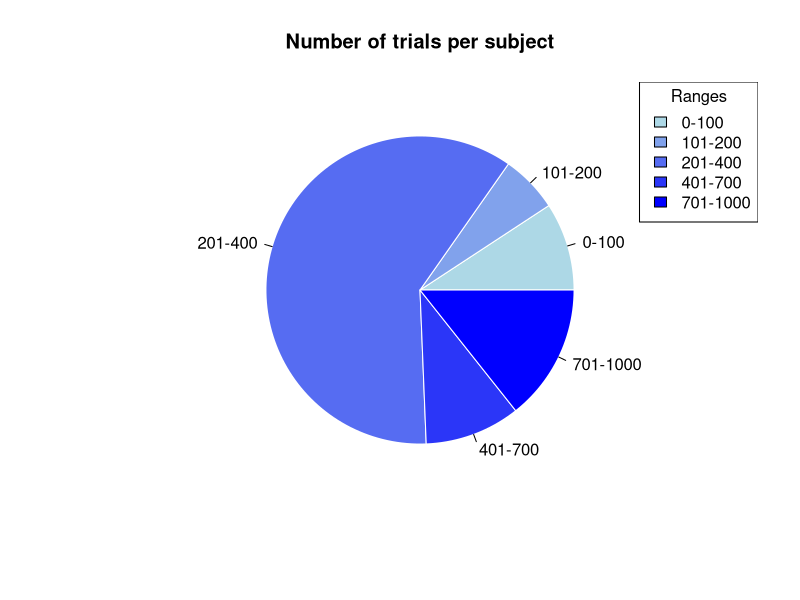
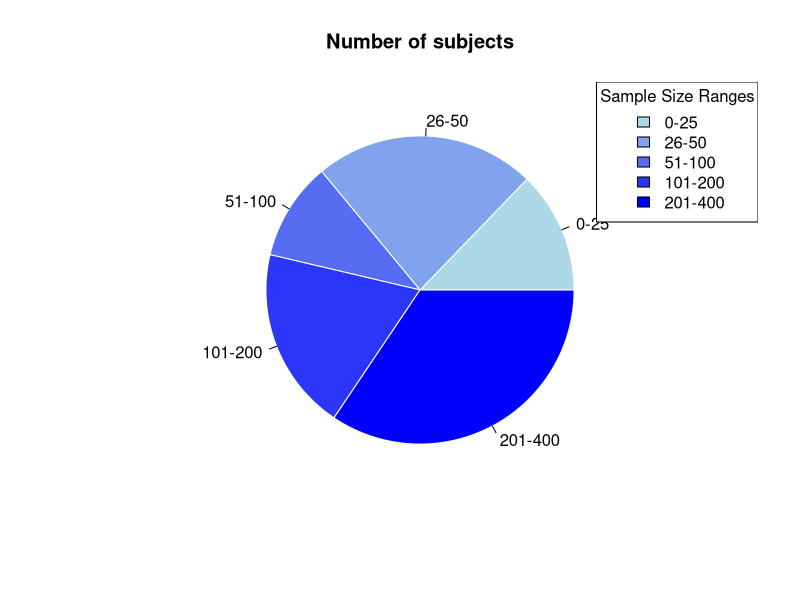
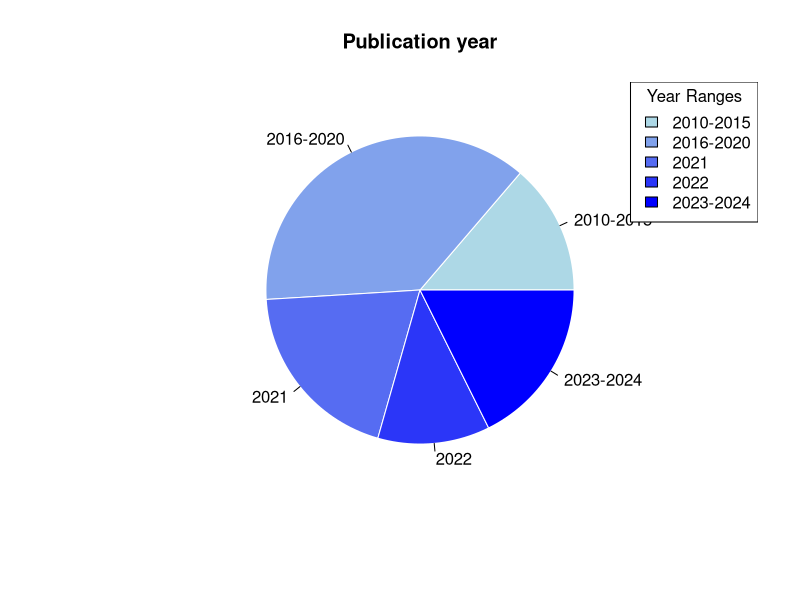

The R script that drew these images, in order: (Note: this script raises an error after producing the figures.)
## ---- chunk 1
# Number of trials per subject
# 1. 创建数据框
data <- data.frame(
  Paper = c("P5", "P5", "P5", "P5", "P6", "P20", "P34", "P45", "P46", "P51", 
            "P51", "P54", "P95", "P95", "Pn4", "Pn4", "Pn13", "Pn13", "Pn13", 
            "Pn13", "Pn14", "Pn14", "Pn14", "Pn16", "Pn16", "Pn16", "Pn23", 
            "Ps1", "Ps2", "Ps3", "Ps4", "Ps4", "Ps5", "Ps5", "Ps5", "Ps5", 
            "Pt1", "Pt2", "Pt3", "Pt5", "Pt6", "Pt6", "Pt7", "Pt9", "Pt9", 
            "Pt9", "Pt10", "Pt13", "Pt18", "Pt27", "Pt28"),
  Formal_Trials = c(96, 96, 96, 80, 240, 312, 100, 960, 192, 144, 
                    100, 144, 672, 672, 360, 360, 360, 360, 360, 
                    360, 128, 240, 240, 200, 400, 400, 360, 64, 
                    90, 40, 40, 40, 60, 60, 60, 60, 240, 60, 360, 
                    300, 240, 240, 360, 360, 360, 360, 96, 320, 960, 240, 360)
)

# 2. 定义区间
bins <- c(0, 100, 200, 400, 700, 1000)  # 定义五个范围
labels <- c("0-100", "101-200", "201-400", "401-700", "701-1000")

# 3. 将Formal_Trials数据按范围分组
data$Range <- cut(data$Formal_Trials, breaks = bins, labels = labels, right = TRUE)

# 4. 按范围汇总总数
library(dplyr)
trial_range_summary <- data %>%
  group_by(Range) %>%
  summarise(Total_Trials = sum(Formal_Trials))

# 5. 定义渐变颜色
colors <- colorRampPalette(c("lightblue", "blue"))(length(trial_range_summary$Range))

# 6. 绘制饼图
pie(trial_range_summary$Total_Trials, 
    labels = trial_range_summary$Range, 
    main = "Number of trials per subject",
    col = colors,  # 使用渐变色
    border = "white")  # 设置白色边框

# 添加图例
legend("topright", 
       legend = trial_range_summary$Range, 
       fill = colors, 
       title = "Ranges")

## ---- chunk 2
# 1. 创建数据框
data <- data.frame(
  Paper = c("P5", "P5", "P5", "P5", "P6", "P20", "P34", "P45", "P46", "P51", 
            "P51", "P54", "P95", "P95", "Pn4", "Pn4", "Pn13", "Pn13", "Pn13", 
            "Pn13", "Pn14", "Pn14", "Pn14", "Pn16", "Pn16", "Pn16", "Pn23", 
            "Ps1", "Ps2", "Ps3", "Ps4", "Ps4", "Ps5", "Ps5", "Ps5", "Ps5", 
            "Pt1", "Pt2", "Pt3", "Pt5", "Pt6", "Pt6", "Pt7", "Pt9", "Pt9", 
            "Pt9", "Pt10", "Pt13", "Pt18", "Pt27", "Pt28"),
  Sample_Size = c(28, 28, 28, 40, 92, 46, 31, 40, 56, 26, 
                  26, 103, 19, 20, 30, 30, 13, 27, 27, 26, 
                  38, 33, 36, 20, 24, 25, 105, 302, 23, 
                  24, 20, 21, 24, 18, 22, 20, 40, 144, 109, 
                  40, 30, 104, 328, 23, 21, 18, 380, 84, 20, 32, 70)
)

# 2. 定义区间
bins <- c(0, 25, 50, 100, 200, 400)  # 定义五个范围
labels <- c("0-25", "26-50", "51-100", "101-200", "201-400")

# 3. 将Sample_Size数据按范围分组
data$Range <- cut(data$Sample_Size, breaks = bins, labels = labels, right = TRUE)

# 4. 按范围汇总每个区间的被试总数
library(dplyr)
subject_summary <- data %>%
  group_by(Range) %>%
  summarise(Total_Subjects = sum(Sample_Size))

# 5. 定义渐变颜色（保持前面的颜色风格）
colors <- colorRampPalette(c("lightblue", "blue"))(length(subject_summary$Range))

# 6. 绘制饼图
pie(subject_summary$Total_Subjects, 
    labels = subject_summary$Range, 
    main = "Number of subjects",
    col = colors,  # 使用渐变色
    border = "white")  # 设置白色边框

# 添加图例
legend("topright", 
       legend = subject_summary$Range, 
       fill = colors, 
       title = "Sample Size Ranges")


## ---- chunk 3
# 1. 创建数据框
data <- data.frame(
  Paper = c("P5", "P5", "P5", "P5", "P6", "P20", "P34", "P45", "P46", "P51", 
            "P51", "P54", "P95", "P95", "Pn4", "Pn4", "Pn13", "Pn13", "Pn13", 
            "Pn13", "Pn14", "Pn14", "Pn14", "Pn16", "Pn16", "Pn16", "Pn23", 
            "Ps1", "Ps2", "Ps3", "Ps4", "Ps4", "Ps5", "Ps5", "Ps5", "Ps5", 
            "Pt1", "Pt2", "Pt3", "Pt5", "Pt6", "Pt6", "Pt7", "Pt9", "Pt9", 
            "Pt9", "Pt10", "Pt13", "Pt18", "Pt27", "Pt28"),
  Year = c(2019, 2019, 2019, 2019, 2020, 2020, 2020, 2021, 2020, 2020, 
           2020, 2019, 2018, 2018, 2021, 2021, 2021, 2021, 2021, 2021, 
           2020, 2020, 2020, 2022, 2022, 2022, 2021, 2023, 2023, 2014, 
           2015, 2015, 2014, 2014, 2014, 2014, 2023, 2023, 2021, 2023, 
           2022, 2022, 2022, 2020, 2020, 2020, 2023, 2021, 2023, 2024, 2024)
)

# 2. 定义年份区间
bins <- c(2010, 2015, 2020, 2021, 2022, 2024)  # 定义五个年份范围
labels <- c("2010-2015", "2016-2020", "2021", "2022", "2023-2024")

# 3. 将Year数据按范围分组
data$Year_Range <- cut(data$Year, breaks = bins, labels = labels, right = TRUE)

# 4. 按年份区间汇总每个区间的文章数量
library(dplyr)
year_summary <- data %>%
  group_by(Year_Range) %>%
  summarise(Total_Papers = n())

# 5. 定义渐变颜色（保持前面的颜色风格）
colors <- colorRampPalette(c("lightblue", "blue"))(length(year_summary$Year_Range))

# 6. 绘制饼图
pie(year_summary$Total_Papers, 
    labels = year_summary$Year_Range, 
    main = "Publication year",
    col = colors,  # 使用渐变色
    border = "white")  # 设置白色边框

# 添加图例
legend("topright", 
       legend = year_summary$Year_Range, 
       fill = colors, 
       title = "Year Ranges")


## ---- chunk 4
# 加载必要的库
library(dplyr)
library(ggplot2)

# 假设 df 是一个包含文章数据的列表，其中每个元素都是一个数据框
# df 是一个列表，df[[n]] 是第 n 篇文章，里面包含数据

# 定义一些变量来存储统计信息
all_data <- data.frame()  # 用于存储所有文章的人口统计学和 RT 数据
gender_count_list <- list()  # 存储每篇文章的性别统计信息
age_data <- c()  # 存储所有年龄信息

# 性别统一化函数
standardize_gender <- function(gender) {
  gender <- tolower(gender)  # 转换为小写
  if (gender %in% c("1", "m", "M", "Mann", "Hombre", "male", "Male")) {
    return("Male")
  } else if (gender %in% c("2", "f", "F", "Frau", "Mujer", "female", "Female")) {
    return("Female")
  } else {
    return("Others")
  }
}

# 遍历每篇文章的数据
for (i in 1:length(df)) {
  article_data <- df[[i]]  # 获取每篇文章的数据
  
  # 只选择我们关心的列，如 Subject、Gender、Age 和 RT_ms，其他的列忽略
  article_data_filtered <- article_data %>%
    select(any_of(c("Subject", "Gender", "Age", "RT_ms")))  # 只选择这些列，如果不存在则忽略
  
  # 确保 Subject 列为字符类型，Gender 列为字符类型，Age 列统一为数值类型
  if ("Subject" %in% colnames(article_data_filtered)) {
    article_data_filtered$Subject <- as.character(article_data_filtered$Subject)
  }
  
  if ("Gender" %in% colnames(article_data_filtered)) {
    article_data_filtered$Gender <- as.character(article_data_filtered$Gender)
    article_data_filtered$Gender <- sapply(article_data_filtered$Gender, standardize_gender)  # 统一化性别变量
  }
  
  if ("Age" %in% colnames(article_data_filtered)) {
    article_data_filtered$Age <- as.numeric(as.character(article_data_filtered$Age))
  }
  
  # 为每篇文章中的被试编号添加文章索引前缀，使每个被试编号在全局范围内唯一
  article_data_filtered <- article_data_filtered %>%
    mutate(Subject = paste0("Article", i, "_", Subject))
  
  # 统计性别
  if ("Gender" %in% colnames(article_data_filtered)) {
    current_gender_count <- table(article_data_filtered$Gender)
    gender_count_list[[i]] <- current_gender_count
  }
  
  # 收集年龄数据
  if ("Age" %in% colnames(article_data_filtered)) {
    age_data <- c(age_data, article_data_filtered$Age)
  }
  
  # 将每篇文章的数据合并，只合并过滤后的数据
  all_data <- bind_rows(all_data, article_data_filtered)
}

# 合并所有文章的性别统计
gender_count <- Reduce(`+`, gender_count_list, init = table(factor(levels = unique(unlist(lapply(gender_count_list, names))))))

# 人口统计学描述
total_subjects <- nrow(all_data)  # 被试总人数
male_count <- sum(all_data$Gender == "Male", na.rm = TRUE)  # 男性数量
female_count <- sum(all_data$Gender == "Female", na.rm = TRUE)  # 女性数量
avg_age <- mean(age_data, na.rm = TRUE)  # 平均年龄

# 输出人口统计学信息
cat("总被试量: ", total_subjects, "\n")
cat("男性数量: ", male_count, "\n")
cat("女性数量: ", female_count, "\n")
cat("平均年龄: ", avg_age, "\n")

# 分别绘制 Age 和 RT_ms 的散点图

# 绘制 Age 的散点图，X 轴为 Subject，Y 轴为 Age
ggplot(all_data, aes(x = Subject, y = Age, color = Gender)) +
  geom_point(alpha = 0.7) +
  labs(title = "Scatter Plot of Age by Subject",
       x = "Subject",
       y = "Age",
       color = "Gender") +
  theme_minimal() +
  theme(axis.text.x = element_blank())  # 隐藏 X 轴的文本

# 绘制 RT_ms 的散点图，X 轴为 Subject，Y 轴为 RT_ms
ggplot(all_data, aes(x = Subject, y = RT_ms, color = Gender)) +
  geom_point(alpha = 0.7) +
  labs(title = "Scatter Plot of RT_ms by Subject",
       x = "Subject",
       y = "RT_ms",
       color = "Gender") +
  theme_minimal() +
  theme(axis.text.x = element_blank())  # 隐藏 X 轴的文本

# 如果有 RT_ms 数据，对其进行统计
if ("RT_ms" %in% colnames(all_data)) {
  rt_summary <- summary(all_data$RT_ms)
  cat("RT_ms 描述统计: \n")
  print(rt_summary)
}

# 清理环境变量
rm(subject_df, age_data, avg_age, current_gender_count, female_count, gender_count, i, male_count, rt_summary, subject_bins, subject_distribution, total_subjects, all_data, article_data, article_data_filtered, gender_count_list)


## ---- chunk 5
library(ggplot2)
library(dplyr)
library(tidyr)

# 假设df是一个包含多篇论文数据的列表

# 1. 计算每个被试的平均ACC和RT_ms
plot_data <- lapply(df, function(data) {
  if ("Identity" %in% names(data) && "Matching" %in% names(data)) {
    data %>%
      mutate(Identity = case_when(
        Identity == "Self" ~ "Self",
        # Identity == "P1" ~ "Self",
        Identity == "Friend" ~ "Friend",
        Identity == "Close" ~ "Close",
        Identity == "Mother" ~ "Close",
        Identity == "Father" ~ "Close",
        Identity == "Familiar" ~ "Close",
        Identity == "Acquaintance" ~ "Close",
        # Identity == "P2" ~ "Close",
        TRUE ~ "Others"  # 其他归为Others
      )) %>%
      group_by(Identity, Matching) %>%
      summarise(mean_ACC = mean(ACC, na.rm = TRUE), 
                mean_RT_ms = mean(RT_ms, na.rm = TRUE), 
                .groups = "drop")
  } else {
    return(NULL)  # 如果缺少列，返回NULL
  }
})

# 合并数据用于绘图，去除NULL值
plot_df <- bind_rows(plot_data, .id = "paper") %>% na.omit()

# 散点图，绘制存在的数据
ggplot(plot_df, aes(x = mean_ACC, y = mean_RT_ms, shape = Identity)) +
  geom_point(size = 3) +
  labs(x = "平均ACC", y = "平均RT (ms)") +
  theme_minimal()

# 2. 统计每篇论文的被试量及性别
subject_counts <- lapply(df, function(data) {
  if ("Subject" %in% names(data) && "Gender" %in% names(data)) {
    data %>%
      distinct(Subject, Gender) %>%
      summarise(
        total_subjects = n_distinct(Subject),
        male_count = sum(Gender == "Male", na.rm = TRUE),
        female_count = sum(Gender == "Female", na.rm = TRUE),
        .groups = "drop"
      )
  } else {
    return(NULL)  # 如果缺少列，返回NULL
  }
})

# 转换为数据框，去除NULL值
subject_counts_df <- do.call(rbind, subject_counts) %>% na.omit()

# 输出结果
print(subject_counts_df)

## ---- chunk 6
library(ggplot2)
library(dplyr)
library(tidyr)

# 假设df是一个包含多篇论文数据的列表

# 1. 计算每个被试的平均ACC和RT_ms
plot_data <- lapply(df, function(data) {
  if ("Identity" %in% names(data) && "Matching" %in% names(data)) {
    data %>%
      mutate(Identity = case_when(
        Identity == "Self" ~ "Self",
        # Identity == "P1" ~ "Self",
        Identity == "Friend" ~ "Friend",
        Identity == "Close" ~ "Close",
        Identity == "Mother" ~ "Close",
        Identity == "Father" ~ "Close",
        Identity == "Familiar" ~ "Close",
        Identity == "Acquaintance" ~ "Close",
        # Identity == "P2" ~ "Close",
        TRUE ~ "Others"
      )) %>%
      group_by(Identity, Matching) %>%
      summarise(mean_ACC = mean(ACC, na.rm = TRUE), 
                mean_RT_ms = mean(RT_ms, na.rm = TRUE), 
                .groups = "drop")
  } else {
    return(NULL)
  }
})

# 合并数据用于绘图，去除NULL值
plot_df <- bind_rows(plot_data, .id = "paper") %>% na.omit()

# 绘制Matching条件下的散点图
ggplot(plot_df %>% filter(Matching == "Matching"), aes(x = mean_ACC, y = mean_RT_ms, shape = Identity)) +
  geom_point(size = 3) +
  labs(x = "ACC (Matching)", y = "RT (ms)") +
  theme_minimal()

# 绘制Nonmatching条件下的散点图
ggplot(plot_df %>% filter(Matching == "Nonmatching"), aes(x = mean_ACC, y = mean_RT_ms, shape = Identity)) +
  geom_point(size = 3) +
  labs(x = "ACC (Nonmatching)", y = "RT (ms)") +
  theme_minimal()

# 2. 统计每篇论文的被试量及性别
subject_counts <- lapply(df, function(data) {
  if ("Subject" %in% names(data) && "Gender" %in% names(data)) {
    data %>%
      distinct(Subject, Gender) %>%
      summarise(
        total_subjects = n_distinct(Subject),
        male_count = sum(Gender == "Male", na.rm = TRUE),
        female_count = sum(Gender == "Female", na.rm = TRUE),
        .groups = "drop"
      )
  } else {
    return(NULL)
  }
})

# 转换为数据框，去除NULL值
subject_counts_df <- do.call(rbind, subject_counts) %>% na.omit()

# 输出结果
print(subject_counts_df)

## ---- chunk 7
library(ggplot2)
library(dplyr)
library(tidyr)

# 假设df是一个包含多篇论文数据的列表

# 1. 计算每个被试的平均ACC和RT_ms
plot_data <- lapply(df, function(data) {
  if ("Identity" %in% names(data) && "Matching" %in% names(data) && "Subject" %in% names(data)) {
    data %>%
      mutate(Identity = case_when(
        Identity == "Self" ~ "Self",
        Identity == "P1" ~ "Self",
        Identity == "Friend" ~ "Friend",
        Identity == "Close" ~ "Close",
        Identity == "Mother" ~ "Close",
        Identity == "Father" ~ "Close",
        Identity == "Familiar" ~ "Close",
        Identity == "Acquaintance" ~ "Close",
        Identity == "P2" ~ "Close",
        TRUE ~ "Others"
      )) %>%
      group_by(Subject, Identity, Matching) %>%
      summarise(mean_ACC = mean(ACC, na.rm = TRUE), 
                mean_RT_ms = mean(RT_ms, na.rm = TRUE), 
                .groups = "drop")
  } else {
    return(NULL)
  }
})

# 合并数据用于绘图，去除NULL值
plot_df <- bind_rows(plot_data, .id = "paper") %>% na.omit()

# 绘制Matching条件下的散点图
ggplot(plot_df %>% filter(Matching == "Matching"), aes(x = mean_ACC, y = mean_RT_ms, shape = Identity)) +
  geom_point(size = 3) +
  labs(x = "平均ACC (Matching)", y = "平均RT (ms)") +
  theme_minimal()

# 绘制Nonmatching条件下的散点图
ggplot(plot_df %>% filter(Matching == "Nonmatching"), aes(x = mean_ACC, y = mean_RT_ms, shape = Identity)) +
  geom_point(size = 3) +
  labs(x = "平均ACC (Nonmatching)", y = "平均RT (ms)") +
  theme_minimal()

# 2. 统计每篇论文的被试量及性别
subject_counts <- lapply(df, function(data) {
  if ("Subject" %in% names(data) && "Gender" %in% names(data)) {
    data %>%
      distinct(Subject, Gender) %>%
      summarise(
        total_subjects = n_distinct(Subject),
        male_count = sum(Gender == "Male", na.rm = TRUE),
        female_count = sum(Gender == "Female", na.rm = TRUE),
        .groups = "drop"
      )
  } else {
    return(NULL)
  }
})

# 转换为数据框，去除NULL值
subject_counts_df <- do.call(rbind, subject_counts) %>% na.omit()

# 输出结果
print(subject_counts_df)

## ---- chunk 8
library(ggplot2)
library(dplyr)
library(tidyr)

# 假设df是一个包含多篇论文数据的列表

# 1. 计算每个被试的平均ACC和RT_ms
plot_data <- lapply(df, function(data) {
  if ("Identity" %in% names(data) && "Matching" %in% names(data) && "Subject" %in% names(data)) {
    data %>%
      mutate(Identity = case_when(
        Identity == "Self" ~ "Self",
        # Identity == "P1" ~ "Self",
        Identity == "Friend" ~ "Friend",
        Identity == "Close" ~ "Close",
        Identity == "Mother" ~ "Close",
        Identity == "Father" ~ "Close",
        Identity == "Familiar" ~ "Close",
        Identity == "Acquaintance" ~ "Close",
        # Identity == "P2" ~ "Close",
        TRUE ~ "Others"
      )) %>%
      group_by(Subject, Identity, Matching) %>%
      summarise(mean_ACC = mean(pmin(pmax(ACC, 0), 1), na.rm = TRUE),
                mean_RT_ms = mean(RT_ms, na.rm = TRUE),
                .groups = "drop")
  } else {
    return(NULL)
  }
})

# 合并数据用于绘图，去除NULL值
plot_df <- bind_rows(plot_data, .id = "paper") %>% na.omit()

# 自定义形状和颜色
shape_values <- c("Self" = 1, "Friend" = 17, "Close" = 15, "Others" = 3)
color_values <- c("Self" = "black", "Friend" = "gray", "Close" = "lightgray", "Others" = "#A9A9A9")

# 绘制Matching条件下的散点图
ggplot(plot_df %>% filter(Matching == "Matching"), aes(x = mean_ACC, y = mean_RT_ms, shape = Identity, color = Identity)) +
  geom_point(size = 3) +
  scale_shape_manual(values = shape_values) +
  scale_color_manual(values = color_values) +
  labs(x = "平均ACC (Matching)", y = "平均RT (ms)") +
  theme_minimal()

# 绘制Nonmatching条件下的散点图
ggplot(plot_df %>% filter(Matching == "Nonmatching"), aes(x = mean_ACC, y = mean_RT_ms, shape = Identity, color = Identity)) +
  geom_point(size = 3) +
  scale_shape_manual(values = shape_values) +
  scale_color_manual(values = color_values) +
  labs(x = "平均ACC (Nonmatching)", y = "平均RT (ms)") +
  theme_minimal()

# 2. 统计每篇论文的被试量及性别
subject_counts <- lapply(df, function(data) {
  if ("Subject" %in% names(data) && "Gender" %in% names(data)) {
    data %>%
      distinct(Subject, Gender) %>%
      summarise(
        total_subjects = n_distinct(Subject),
        male_count = sum(Gender == "Male", na.rm = TRUE),
        female_count = sum(Gender == "Female", na.rm = TRUE),
        .groups = "drop"
      )
  } else {
    return(NULL)
  }
})

# 转换为数据框，去除NULL值
subject_counts_df <- do.call(rbind, subject_counts) %>% na.omit()

# 输出结果
print(subject_counts_df)

## ---- chunk 9
library(ggplot2)
library(dplyr)
library(tidyr)

# 假设df是一个包含多篇论文数据的列表

# 合并数据并处理Identity
plot_data <- bind_rows(lapply(df, function(data) {
  if ("Identity" %in% names(data) && "Matching" %in% names(data) && "Subject" %in% names(data)) {
    data %>%
      mutate(Identity = case_when(
        Identity == "Self" ~ "Self",
        Identity == "P1" ~ "Self",
        Identity == "Friend" ~ "Friend",
        Identity == "Close" ~ "Close",
        Identity == "Mother" ~ "Close",
        Identity == "Father" ~ "Close",
        Identity == "Familiar" ~ "Close",
        Identity == "Acquaintance" ~ "Close",
        Identity == "P2" ~ "Close",
        TRUE ~ "Others"
      ))
  } else {
    return(NULL)
  }
}))

# 自定义形状和颜色
shape_values <- c("Self" = 1, "Friend" = 17, "Close" = 15, "Others" = 3)
color_values <- c("Self" = "lightgray", "Friend" = "gray", "Close" = "#A9A9A9", "Others" = "black")

# 绘制Matching条件下的散点图
ggplot(plot_data %>% filter(Matching == "Matching"), aes(x = ACC, y = RT_ms, shape = Identity, color = Identity)) +
  stat_summary(fun = mean, geom = "point", size = 3) +
  scale_shape_manual(values = shape_values) +
  scale_color_manual(values = color_values) +
  labs(x = "平均ACC (Matching)", y = "平均RT (ms)") +
  theme_minimal()

# 绘制Nonmatching条件下的散点图
ggplot(plot_data %>% filter(Matching == "Nonmatching"), aes(x = ACC, y = RT_ms, shape = Identity, color = Identity)) +
  stat_summary(fun = mean, geom = "point", size = 3) +
  scale_shape_manual(values = shape_values) +
  scale_color_manual(values = color_values) +
  labs(x = "平均ACC (Nonmatching)", y = "平均RT (ms)") +
  theme_minimal()

# 2. 统计每篇论文的被试量及性别
subject_counts <- lapply(df, function(data) {
  if ("Subject" %in% names(data) && "Gender" %in% names(data)) {
    data %>%
      distinct(Subject, Gender) %>%
      summarise(
        total_subjects = n_distinct(Subject),
        male_count = sum(Gender == "Male", na.rm = TRUE),
        female_count = sum(Gender == "Female", na.rm = TRUE),
        .groups = "drop"
      )
  } else {
    return(NULL)
  }
})

# 转换为数据框，去除NULL值
subject_counts_df <- do.call(rbind, subject_counts) %>% na.omit()

# 输出结果
print(subject_counts_df)

## ---- chunk 10
library(ggplot2)
library(dplyr)
library(tidyr)


# 假设df是一个包含多篇论文数据的列表

# 合并数据并处理Identity，同时计算每个被试的正确反应数、总反应数和平均反应时间
plot_data <- bind_rows(lapply(df, function(data) {
  if ("Identity" %in% names(data) && "Matching" %in% names(data) && "Subject" %in% names(data)) {
    data <- data %>%
      mutate(Identity = case_when(
        Identity == "Self" ~ "Self",
        Identity == "P1" ~ "Self",
        Identity == "Friend" ~ "Friend",
        Identity == "Close" ~ "Close",
        Identity == "Mother" ~ "Close",
        Identity == "Father" ~ "Close",
        Identity == "Familiar" ~ "Close",
        Identity == "Acquaintance" ~ "Close",
        Identity == "P2" ~ "Close",
        TRUE ~ "Others"
      )) %>%
      group_by(Subject, Identity, Matching) %>%
      summarise(
        correct_count = sum(ACC == 1, na.rm = TRUE),  # 计算正确反应数
        total_count = n(),  # 总记录数
        mean_RT_ms = mean(RT_ms, na.rm = TRUE),  # 计算平均反应时间
        .groups = "drop"
      ) %>%
      mutate(mean_ACC = correct_count / total_count)  # 计算准确率
    return(data)
  } else {
    return(NULL)
  }
})) %>% na.omit()  # 移除缺失值

# 将结果合并为一个数据框
plot_data <- bind_rows(plot_data) %>% na.omit()



# 计算每个被试的平均ACC和平均RT（Matching条件）
average_data_matching <- plot_data %>%
  filter(Matching == "Matching") %>%  # 只选择Matching条件
  group_by(Subject, Identity) %>%
  summarise(
    mean_ACC = mean(mean_ACC, na.rm = TRUE),  # 每个身份的平均ACC
    mean_RT = mean(mean_RT_ms, na.rm = TRUE),  # 每个身份的平均RT
    .groups = "drop"
  )

# 计算每个被试的平均ACC和平均RT（Nonmatching条件）
average_data_nonmatching <- plot_data %>%
  filter(Matching == "Nonmatching") %>%  # 只选择Nonmatching条件
  group_by(Subject, Identity) %>%
  summarise(
    mean_ACC = mean(mean_ACC, na.rm = TRUE),  # 每个身份的平均ACC
    mean_RT = mean(mean_RT_ms, na.rm = TRUE),  # 每个身份的平均RT
    .groups = "drop"
  )

# 定义形状和颜色
shape_values <- c("Self" = 1, "Friend" = 17, "Others" = 4)  # 1: 空心圆，17: 实心三角，4: 小叉
color_values <- c("Self" = "black", "Friend" = "gray", "Others" = "black")

# 绘制Matching条件的散点图
p1 <- ggplot(average_data_matching, aes(x = mean_ACC, y = mean_RT, shape = Identity, color = Identity)) +
  geom_point(size = 3) +
  scale_shape_manual(values = shape_values) +
  scale_color_manual(values = color_values) +
  labs(x = "平均ACC (Matching)", y = "平均RT (ms)", title = "Matching条件下被试的平均ACC与平均RT散点图") +
  theme_minimal()

# 绘制Nonmatching条件的散点图
p2 <- ggplot(average_data_nonmatching, aes(x = mean_ACC, y = mean_RT, shape = Identity, color = Identity)) +
  geom_point(size = 3) +
  scale_shape_manual(values = shape_values) +
  scale_color_manual(values = color_values) +
  labs(x = "平均ACC (Nonmatching)", y = "平均RT (ms)", title = "Nonmatching条件下被试的平均ACC与平均RT散点图") +
  theme_minimal()

# 打印两个图
print(p1)
print(p2)

# 统计每篇论文的被试量及性别
subject_counts <- lapply(df, function(data) {
  if ("Subject" %in% names(data) && "Gender" %in% names(data)) {
    data %>%
      distinct(Subject, Gender) %>%
      summarise(
        total_subjects = n_distinct(Subject),
        male_count = sum(Gender == "Male", na.rm = TRUE),
        female_count = sum(Gender == "Female", na.rm = TRUE),
        .groups = "drop"
      )
  } else {
    return(NULL)
  }
})

# 转换为数据框，去除NULL值
subject_counts_df <- do.call(rbind, subject_counts) %>% na.omit()

# 输出结果
print(subject_counts_df)

## ---- chunk 11
library(ggplot2)
library(dplyr)
library(tidyr)

# 假设df是一个包含多篇论文数据的列表

# 合并数据并处理Identity，同时计算每个被试的正确反应数、总反应数和平均反应时间
plot_data <- bind_rows(lapply(seq_along(df), function(i) {
  data <- df[[i]]
  if ("Identity" %in% names(data) && "Matching" %in% names(data) && "Subject" %in% names(data)) {
    data <- data %>%
      mutate(Identity = case_when(
        Identity == "Self" ~ "Self",
        # Identity == "P1" ~ "Self",
        Identity == "Friend" ~ "Friend",
        Identity == "Close" ~ "Close",
        Identity == "Mother" ~ "Close",
        Identity == "Father" ~ "Close",
        Identity == "Familiar" ~ "Close",
        Identity == "Acquaintance" ~ "Close",
        # Identity == "P2" ~ "Close",
        TRUE ~ "Others"
      )) %>%
      group_by(Subject, Identity, Matching) %>%
      summarise(
        correct_count = sum(ACC == 1, na.rm = TRUE),  # 计算正确反应数
        total_count = n(),  # 总记录数
        mean_RT_ms = mean(RT_ms, na.rm = TRUE),  # 计算平均反应时间
        .groups = "drop"
      ) %>%
      mutate(mean_ACC = correct_count / total_count)  # 计算准确率
    data$Subject <- paste0("S", seq_along(data$Subject) + sum(sapply(df[1:(i - 1)], function(x) n_distinct(x$Subject))))  # 重新编号
    return(data)
  } else {
    return(NULL)
  }
})) %>% na.omit()  # 移除缺失值

# 计算每个被试的平均ACC和平均RT（Matching条件）
average_data_matching <- plot_data %>%
  filter(Matching == "Matching") %>%
  group_by(Subject, Identity) %>%
  summarise(
    mean_ACC = mean(mean_ACC, na.rm = TRUE),
    mean_RT = mean(mean_RT_ms, na.rm = TRUE),
    .groups = "drop"
  )

# 计算每个被试的平均ACC和平均RT（Nonmatching条件）
average_data_nonmatching <- plot_data %>%
  filter(Matching == "Nonmatching") %>%
  group_by(Subject, Identity) %>%
  summarise(
    mean_ACC = mean(mean_ACC, na.rm = TRUE),
    mean_RT = mean(mean_RT_ms, na.rm = TRUE),
    .groups = "drop"
  )

# 定义形状和颜色
shape_values <- c("Self" = 1, "Friend" = 17, "Others" = 4)
color_values <- c("Self" = "black", "Friend" = "gray", "Others" = "black")

# 绘制Matching条件的散点图
p1 <- ggplot(average_data_matching, aes(x = mean_ACC, y = mean_RT, shape = Identity, color = Identity)) +
  geom_point(size = 3) +
  scale_shape_manual(values = shape_values) +
  scale_color_manual(values = color_values) +
  labs(x = "平均ACC (Matching)", y = "平均RT (ms)", title = "Matching条件下被试的平均ACC与平均RT散点图") +
  theme_minimal()

# 绘制Nonmatching条件的散点图
p2 <- ggplot(average_data_nonmatching, aes(x = mean_ACC, y = mean_RT, shape = Identity, color = Identity)) +
  geom_point(size = 3) +
  scale_shape_manual(values = shape_values) +
  scale_color_manual(values = color_values) +
  labs(x = "平均ACC (Nonmatching)", y = "平均RT (ms)", title = "Nonmatching条件下被试的平均ACC与平均RT散点图") +
  theme_minimal()

# 打印两个图
print(p1)
print(p2)

# 统计每篇论文的被试量及性别
subject_counts <- lapply(df, function(data) {
  if ("Subject" %in% names(data) && "Gender" %in% names(data)) {
    data %>%
      distinct(Subject, Gender) %>%
      summarise(
        total_subjects = n_distinct(Subject),
        male_count = sum(Gender == "Male", na.rm = TRUE),
        female_count = sum(Gender == "Female", na.rm = TRUE),
        .groups = "drop"
      )
  } else {
    return(NULL)
  }
})

# 转换为数据框，去除NULL值
subject_counts_df <- do.call(rbind, subject_counts) %>% na.omit()

# 输出结果
print(subject_counts_df)


## ---- chunk 12
library(ggplot2)
library(dplyr)

# 假设 df、df_d_prime、df_d_paper 已经加载

# 遍历每篇文章
for (n in names(df)) {
  # 获取具体文章的数据
  aRT_msicle_data <- df[[n]]
  d_prime_value <- df_d_prime[[n]]
  
  # 处理数据，排除不合条件的试次
  cleaned_data <- aRT_msicle_data %>%
    filter(ACC >= 0.3, RT_ms <= 10000) %>%
    mutate(d_prime_value = d_prime_value)  # 添加 d' 值作为新列
  
  # 1. 散点图，横坐标是RT_ms，纵坐标是d'
  # p1 <- ggplot(cleaned_data, aes(x = RT_ms, y = d_prime_value)) +
  #   geom_point() +
  #   labs(title = paste("RT_ms vs d' for", n),
  #        x = "RT_ms",
  #        y = "d'") +
  #   theme_minimal()
  # 
  # print(p1)
  # 
  # 2. Matching 条件下的散点图
  matching_data <- cleaned_data %>%
    filter(Matching == "Matching") %>%
    filter(ACC >= 0.5, RT_ms >= 500, RT_ms <= 1000)
  
  p2 <- ggplot(matching_data, aes(x = ACC, y = RT_ms, shape = Identity)) +
    geom_point(size = 3) +
    labs(title = paste("ACC vs RT_ms (Matching) for", n),
         x = "ACC",
         y = "RT_ms") +
    scale_shape_manual(values = c(16, 17, 3)) +  # 16: Circle, 17: Triangle, 3: Cross
    theme_minimal()
  
  print(p2)
  
  # 3. Nonmatching 条件下的散点图
  nonmatching_data <- cleaned_data %>%
    filter(Matching == "Nonmatching") %>%
    filter(ACC >= 0.5, RT_ms >= 500, RT_ms <= 1000)
  
  p3 <- ggplot(nonmatching_data, aes(x = ACC, y = RT_ms, shape = Identity)) +
    geom_point(size = 3) +
    labs(title = paste("ACC vs RT_ms (Nonmatching) for", n),
         x = "ACC",
         y = "RT_ms") +
    scale_shape_manual(values = c(16, 17, 3)) +
    theme_minimal()
  
  print(p3)
  
  # 4. 条形图，横坐标是Identity，纵坐标是d'，并给出误差线
  # identity_dprime <- cleaned_data %>%
  #   group_by(Identity) %>%
  #   summarise(mean_dprime = mean(d_prime_value, na.rm = TRUE),
  #             se_dprime = sd(d_prime_value, na.rm = TRUE) / sqRT_ms(n()))
  # 
  # p4 <- ggplot(identity_dprime, aes(x = Identity, y = mean_dprime)) +
  #   geom_bar(stat = "identity", position = "dodge") +
  #   geom_errorbar(aes(ymin = mean_dprime - se_dprime, ymax = mean_dprime + se_dprime), width = 0.2) +
  #   labs(title = paste("Mean d' by Identity for", n),
  #        x = "Identity",
  #        y = "Mean d'") +
  #   theme_minimal()
  # 
  # print(p4)
}



## ---- chunk 13
library(ggplot2)
library(dplyr)

# 假设 df、df_d_prime、df_d_paper 已经加载

# 创建一个列表保存每篇文章的绘图
plots <- list()

# 遍历每篇文章
for (n in names(df)) {
  # 获取具体文章的数据
  article_data <- df[[n]]
  
  # 确认使用的列名
  if ("Identity" %in% names(article_data) && "Matching" %in% names(article_data) && "RT_ms" %in% names(article_data) && "ACC" %in% names(article_data)) {
    
    # 打印 ACC 的分布
    print(table(article_data$ACC))

    plot_data <- article_data %>%
      mutate(Identity = case_when(
        Identity == "Self" ~ "Self",
        Identity == "Friend" ~ "Friend",
        Identity == "Close" ~ "Close",
        Identity == "Mother" ~ "Close",
        Identity == "Father" ~ "Close",
        Identity == "Familiar" ~ "Close",
        Identity == "Acquaintance" ~ "Close",
        TRUE ~ "Others"
      )) %>%
      group_by(Subject, Matching) %>%
      summarise(
        correct_count = sum(ACC == 1, na.rm = TRUE),  # 计算正确反应数
        total_count = n(),  # 总记录数
        mean_ACC = correct_count / total_count,  # 计算正确率
        mean_RT_ms = mean(RT_ms, na.rm = TRUE),  # 计算平均反应时间
        Identity = first(Identity),  # 获取每个被试的 Identity
        .groups = "drop"
      )
  } else {
    next
  }

  # 检查是否有缺失的 Identity 值
  if (any(is.na(plot_data$Identity))) {
    cat("Skipping article:", n, "due to missing Identity values.\n")
    next
  }
  
  # 处理数据，排除不合条件的试次
  cleaned_data <- plot_data %>%
    filter(mean_ACC >= 0.3, mean_RT_ms <= 10000)

  # 输出 cleaned_data 以检查数据
  print(cleaned_data)

  # 1. Matching 条件下的散点图
  matching_data <- cleaned_data %>%
    filter(Matching == "Matching") %>%
    filter(mean_ACC >= 0.5, mean_RT_ms >= 500, mean_RT_ms <= 1000)
  
  if (nrow(matching_data) > 0) {
    p1 <- ggplot(matching_data, aes(x = mean_ACC, y = mean_RT_ms, shape = Identity)) +
      geom_point(size = 3) +
      labs(title = paste("Mean ACC vs Mean RT_ms (Matching) for", n),
           x = "Mean ACC",
           y = "Mean RT_ms") +
      scale_shape_manual(values = c(16, 17, 3)) +
      theme_minimal()
    
    print(p1)
  }
  
  # 2. Nonmatching 条件下的散点图
  nonmatching_data <- cleaned_data %>%
    filter(Matching == "Nonmatching") %>%
    filter(mean_ACC >= 0.5, mean_RT_ms >= 500, mean_RT_ms <= 1000)
  
  if (nrow(nonmatching_data) > 0) {
    p2 <- ggplot(nonmatching_data, aes(x = mean_ACC, y = mean_RT_ms, shape = Identity)) +
      geom_point(size = 3) +
      labs(title = paste("Mean ACC vs Mean RT_ms (Nonmatching) for", n),
           x = "Mean ACC",
           y = "Mean RT_ms") +
      scale_shape_manual(values = c(16, 17, 3)) +
      theme_minimal()
    
    print(p2)
  }
}


